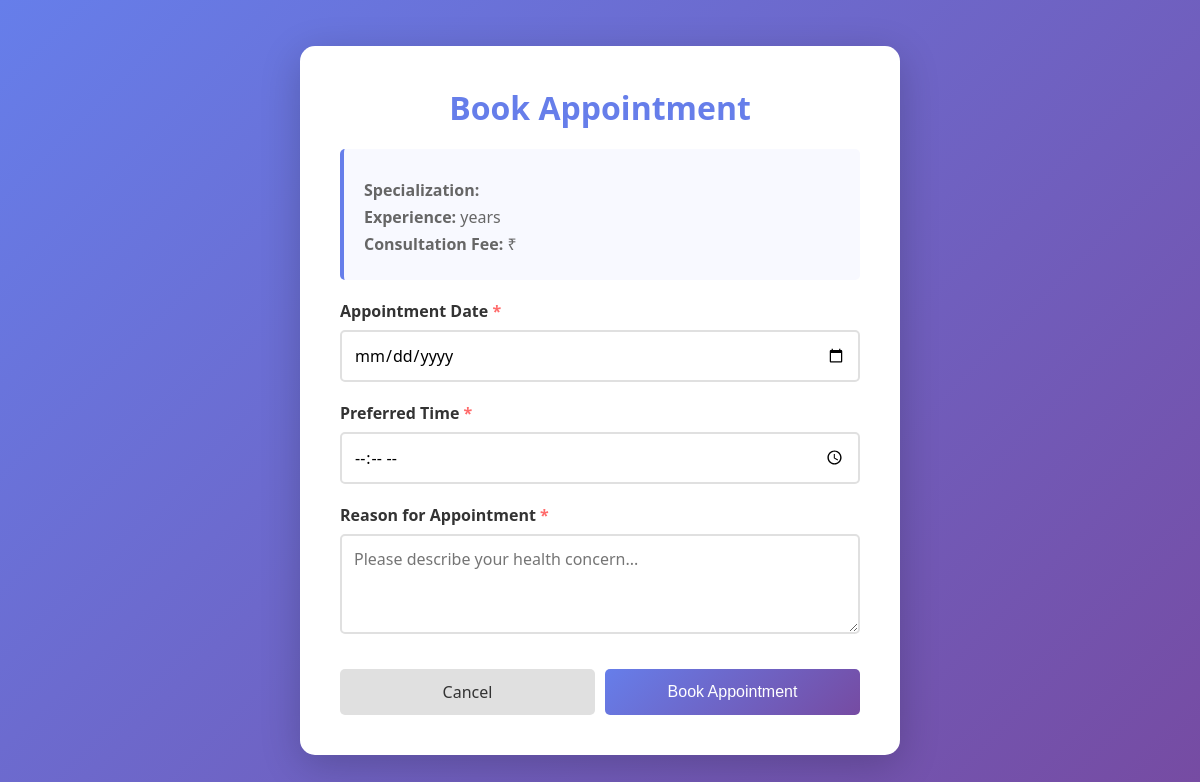
The page /book-appointment/6 (signed in) on the database as committed earlier.
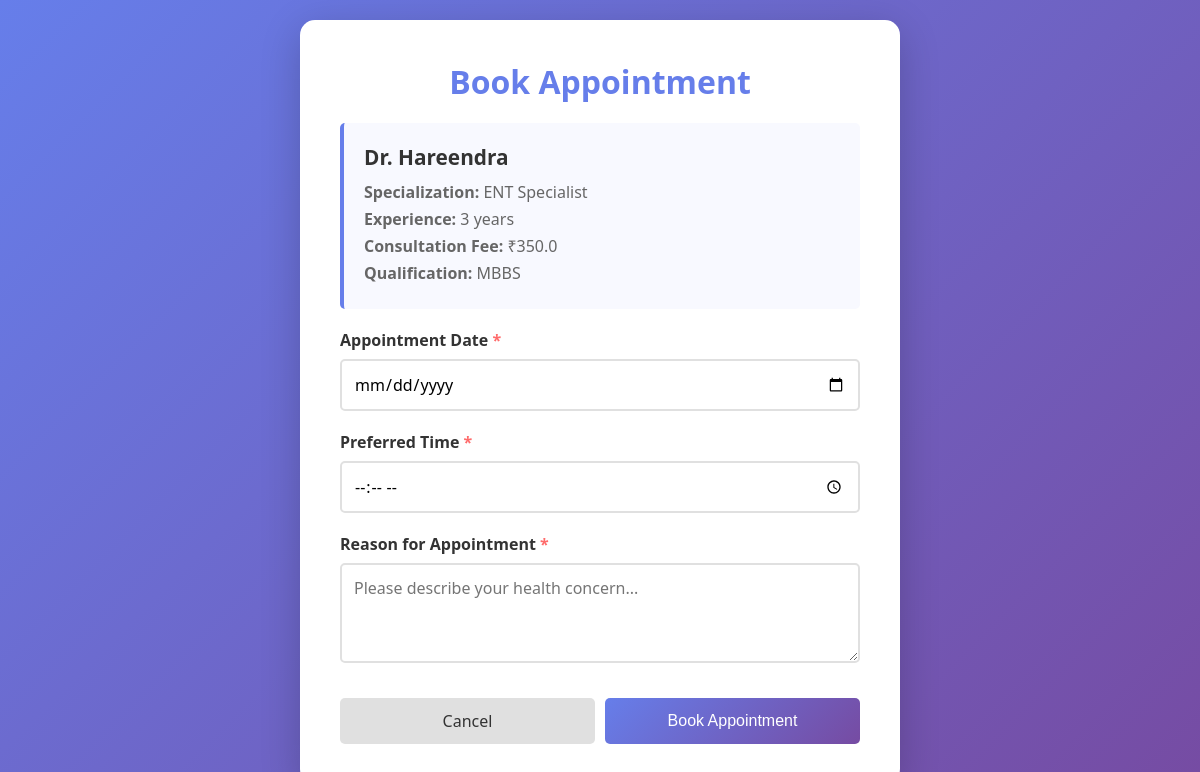
The same page on the database as committed later.
### tables this page shows
CREATE TABLE doctors (
            id INTEGER PRIMARY KEY AUTOINCREMENT,
            username TEXT UNIQUE NOT NULL,
            password TEXT NOT NULL,
            full_name TEXT NOT NULL,
            specialization TEXT NOT NULL,
            email TEXT,
            phone TEXT,
            experience_years INTEGER,
            qualification TEXT,
            consultation_fee REAL,
            available BOOLEAN DEFAULT 1,
            created_at TIMESTAMP DEFAULT CURRENT_TIMESTAMP
        );

### app.py (the view, shortened to what this page needs)
@app.route('/book-appointment/<int:doctor_id>', methods=['GET', 'POST'])
@login_required
def book_appointment(doctor_id):
    doctor = db.get_doctor_by_id(doctor_id)
    return render_template('book_appointment.html', doctor=doctor)

### app.py (called while the page is built)
def login_required(f):
    @wraps(f)
    def decorated_function(*args, **kwargs):
        if 'user_id' not in session:
            flash('Please login to access this page.', 'error')
            return redirect(url_for('login'))
        return f(*args, **kwargs)
    return decorated_function

### database.py (called while the page is built)
def get_db_connection():
    conn = sqlite3.connect(DATABASE)
    conn.row_factory = sqlite3.Row
    return conn

def get_doctor_by_id(doctor_id):
    conn = get_db_connection()
    doctor = conn.execute('SELECT * FROM doctors WHERE id = ?', (doctor_id,)).fetchone()
    conn.close()
    return doctor

### templates/book_appointment.html (shortened to what this page needs)
<!DOCTYPE html>
<html lang="en">
<head>
</head>
<body>
  <div class="container">
    <h1>Book Appointment</h1>
    <div class="doctor-info">
      <h2>{{ doctor.full_name }}</h2>
      <p><strong>Specialization:</strong> {{ doctor.specialization }}</p>
      <p><strong>Experience:</strong> {{ doctor.experience_years }} years</p>
      <p><strong>Consultation Fee:</strong> ₹{{ doctor.consultation_fee }}</p>
      {% if doctor.qualification %}
        <p><strong>Qualification:</strong> {{ doctor.qualification }}</p>
      {% endif %}
    </div>
    <form method="POST">
      <div class="form-group">
        <label>Appointment Date <span class="required">*</span></label>
        <input type="date" name="appointment_date" required min="{{ today }}">
      </div>
      <div class="form-group">
        <label>Preferred Time <span class="required">*</span></label>
        <input type="time" name="appointment_time" required>
      </div>
      <div class="form-group">
        <label>Reason for Appointment <span class="required">*</span></label>
        <textarea name="reason" placeholder="Please describe your health concern..." required></textarea>
      </div>
      <div class="btn-group">
        <a href="{{ url_for('user_dashboard') }}" class="btn btn-secondary">Cancel</a>
        <button type="submit" class="btn btn-primary">Book Appointment</button>
      </div>
    </form>
  </div>
</body>
</html>

Rows that differ between the two databases and show on the page:
added doctors: full_name "Dr. Hareendra", specialization "ENT Specialist", experience_years "3", consultation_fee "350.0", qualification "MBBS"
Other text that changed with them:
text now shown: "Qualification:"
